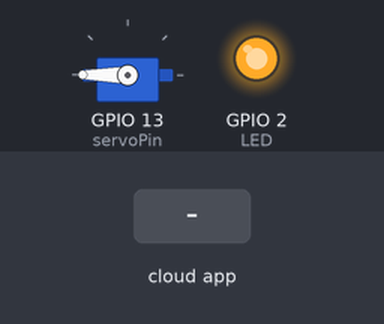
Recording of a sketch running on a simulated ESP8266 (NodeMCU). Shown: servo, output pins drawn as LEDs (lit = HIGH). Inputs (shaded band) come from the test bench. WiFi joins after 1.5 s; servers stay silent unless stated; the Firebase database answers and starts empty; what the sketch prints to the serial monitor is not drawn.

Above: at 3.2 s.
3.3 s: the phone or cloud app sets Door1 to 1
At 4.4 s:
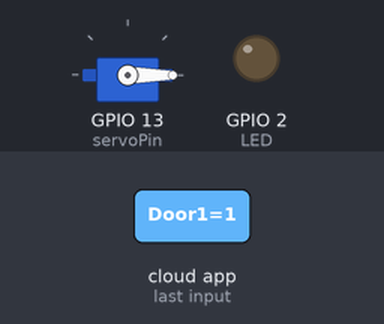
5.3 s: the phone or cloud app sets Door1 to 0
At 6.2 s:
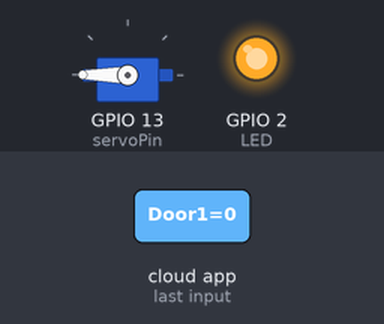
Timing chart, 0 to 8.3 s (numbered marks = the images above; inputs shaded):
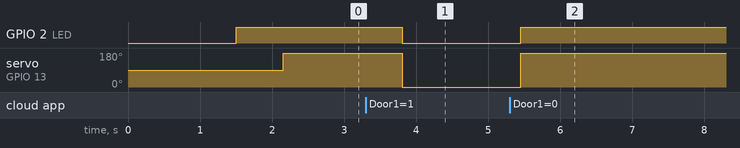

The sketch:

Firebase_ESP8266_ESP32.ino
```cpp
#include <Arduino.h>
// #include <WiFi.h>
// #include <FirebaseESP32.h>
#include <ESP8266WiFi.h>
#include <FirebaseESP8266.h>
#include <addons/RTDBHelper.h>
#include <Servo.h>

/* 1. Define the WiFi credentials */
#define WIFI_SSID "Five Star Apartment Floor 4" //Five Star Apartment Floor 4
#define WIFI_PASSWORD "fst1658/29" //fst1658/29

/* 2. If work with RTDB, define the RTDB URL and database secret */
#define DATABASE_URL "smartdoorlock-aec8c-default-rtdb.asia-southeast1.firebasedatabase.app"  //<databaseName>.firebaseio.com or <databaseName>.<region>.firebasedatabase.app
#define DATABASE_SECRET "VNqftOizmFgBn0bQNA10ntV45nb9wNgOo2sIDeZO"

/* 3. Define the Firebase Data object */
FirebaseData fbdo;

/* 4, Define the FirebaseAuth data for authentication data */
FirebaseAuth auth;

/* Define the FirebaseConfig data for config data */
FirebaseConfig config;

unsigned long dataMillis = 0;
int count = 0;

#if defined(ARDUINO_RASPBERRY_PI_PICO_W)
WiFiMulti multi;
#endif

#define LED 2
// #define buzz 16
const int servoPin = 13;
int Door1;
Servo servo;

// int PWM_FREQUENCY = 5000;
// int PWM_CHANNEL_2 = 2;
void setup() {
  Serial.begin(115200);
#if defined(ARDUINO_RASPBERRY_PI_PICO_W)
  multi.addAP(WIFI_SSID, WIFI_PASSWORD);
  multi.run();
#else
  WiFi.begin(WIFI_SSID, WIFI_PASSWORD);
#endif

  Serial.print("Connecting to Wi-Fi");
  unsigned long ms = millis();
  while (WiFi.status() != WL_CONNECTED) {
    Serial.print(".");
    delay(300);
#if defined(ARDUINO_RASPBERRY_PI_PICO_W)
    if (millis() - ms > 10000)
      break;
#endif
  }
  Serial.println();
  Serial.print("Connected with IP: ");
  Serial.println(WiFi.localIP());
  Serial.println();
  Serial.printf("Firebase Client v%s\n\n", FIREBASE_CLIENT_VERSION);

  /* Assign the certificate file (optional) */
  // config.cert.file = "/cert.cer";
  // config.cert.file_storage = StorageType::FLASH;

  /* Assign the database URL and database secret(required) */
  config.database_url = DATABASE_URL;
  config.signer.tokens.legacy_token = DATABASE_SECRET;
  // Comment or pass false value when WiFi reconnection will control by your code or third party library e.g. WiFiManager
  Firebase.reconnectNetwork(true);
  // Since v4.4.x, BearSSL engine was used, the SSL buffer need to be set.
  // Large data transmission may require larger RX buffer, otherwise connection issue or data read time out can be occurred.
  fbdo.setBSSLBufferSize(4096 /* Rx buffer size in bytes from 512 - 16384 */, 1024 /* Tx buffer size in bytes from 512 - 16384 */);
#if defined(ARDUINO_RASPBERRY_PI_PICO_W)
  config.wifi.clearAP();
  config.wifi.addAP(WIFI_SSID, WIFI_PASSWORD);
#endif
  Firebase.begin(&config, &auth);

  pinMode(LED, OUTPUT);
  digitalWrite(LED, 1);  // active low

  servo.attach(servoPin, 500, 2400);

  delay(500);
}

void loop() {
  if (Firebase.getInt(fbdo, "/Hotel/Room1/Door1")) {
    if (fbdo.dataType() == "int") {
      // Serial.print("Door1 : "); Serial.println(((fbdo.intData() == 0)? "Unlock" : "Lock"));
      Door1 = fbdo.intData();
    }
  } else {
    Serial.println(fbdo.errorReason());
  }

  Serial.print(Door1);
  if (Door1==0) {
    digitalWrite(LED, !Door1);  // Unlock
    servo.write(180);
    Serial.println(" Unlocked");
    // delay(5000);
    // Firebase.setInt(fbdo, "/Hotel/Room1/Door1", 1);
  } else{
    digitalWrite(LED, !Door1);  // Lock
    servo.write(0);
    Serial.println(" Locked");
  }
  delay(1500);
}
```

Measured:
- after the input at 3.3 s, GPIO 2 (LED): HIGH → LOW after 0.50 s; servo on GPIO 13 (servoPin): 180° → 0° after 0.50 s
- after the input at 5.3 s, GPIO 2 (LED): LOW → HIGH after 0.15 s; servo on GPIO 13 (servoPin): 0° → 180° after 0.15 s
